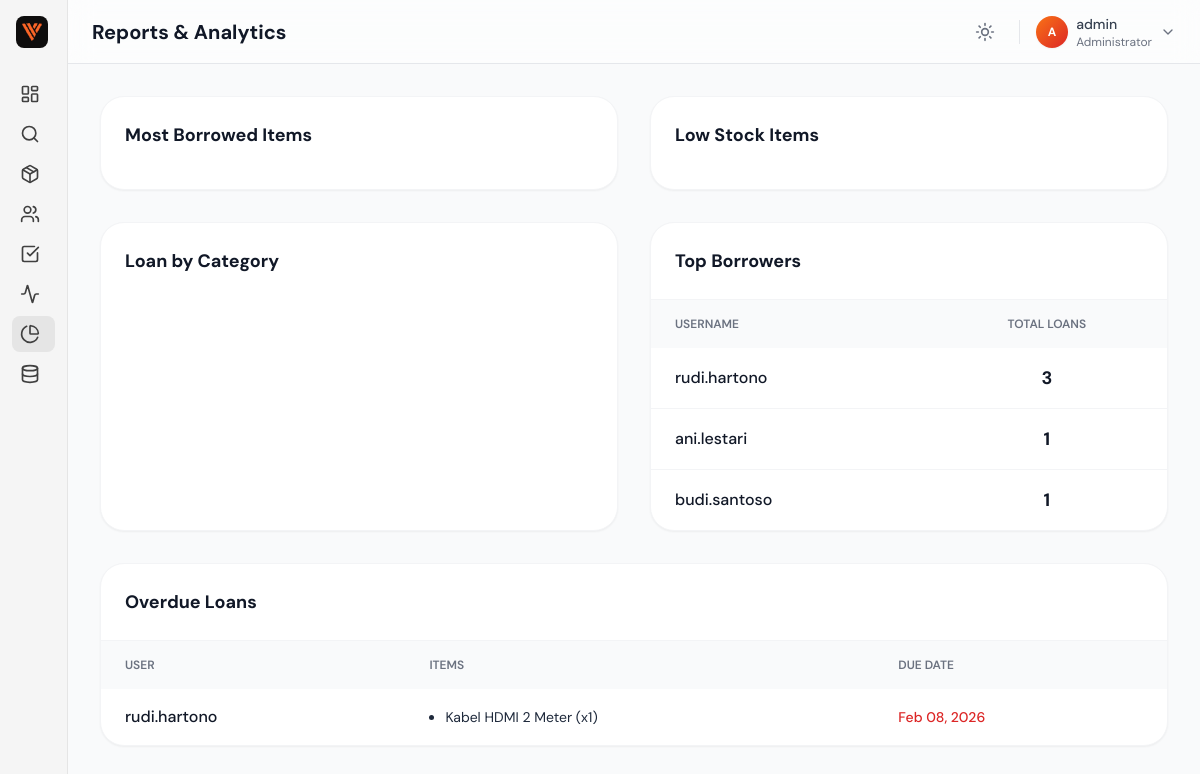
The app's page /admin/reports.php (signed in), older data.
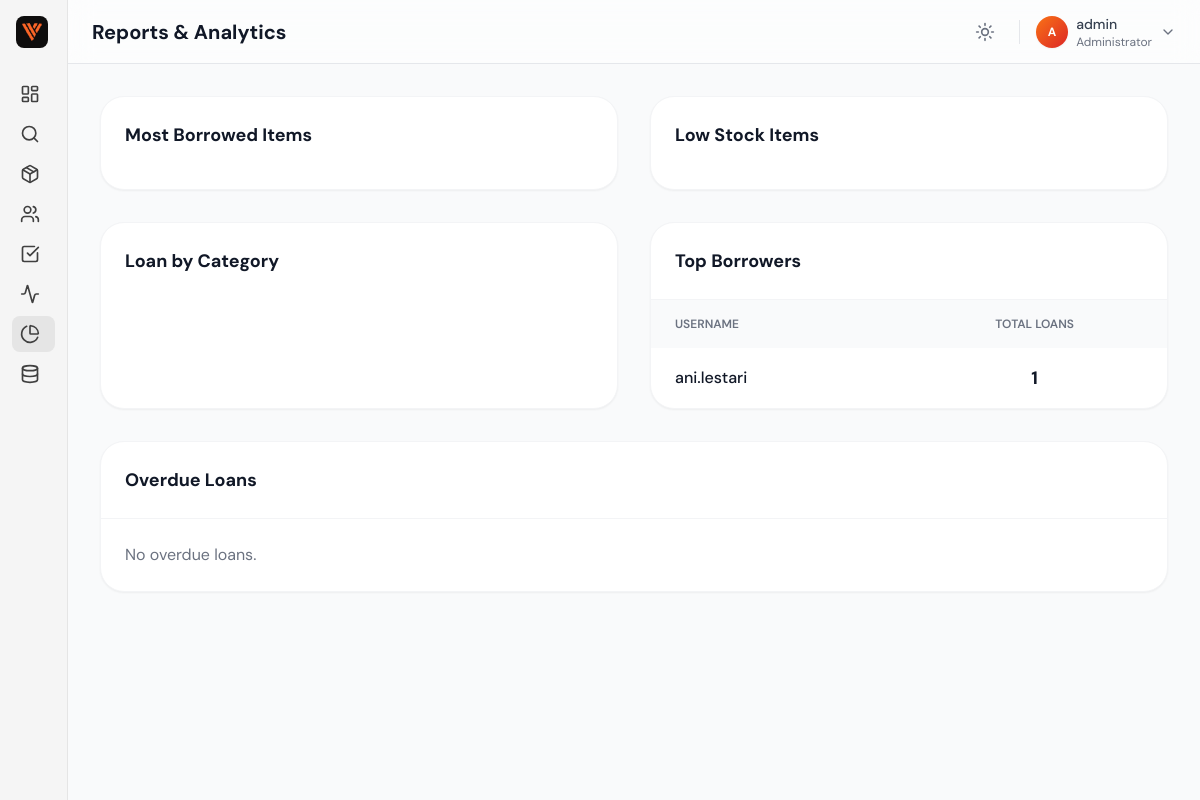
The same page, newer data.
### tables this page shows
CREATE TABLE `peminjaman` (
  `id` int(11) NOT NULL AUTO_INCREMENT,
  `kode_peminjaman` varchar(20) DEFAULT NULL,
  `user_id` int(11) NOT NULL,
  `employee_id` int(11) DEFAULT NULL,
  `tanggal_pinjam` date NOT NULL,
  `tanggal_kembali_rencana` date DEFAULT NULL COMMENT 'Expected return date set by admin',
  `tanggal_kembali` date DEFAULT NULL COMMENT 'Actual return date',
  `status` enum('pending','approved','rejected','returned') NOT NULL DEFAULT 'pending',
  `keterangan` text DEFAULT NULL,
  `alasan_reject` text DEFAULT NULL,
  `created_at` timestamp NOT NULL DEFAULT current_timestamp(),
  `updated_at` timestamp NOT NULL DEFAULT current_timestamp() ON UPDATE current_timestamp(),
  PRIMARY KEY (`id`),
  KEY `idx_user_id` (`user_id`),
  KEY `idx_status` (`status`),
  KEY `idx_tanggal_pinjam` (`tanggal_pinjam`),
  KEY `fk_employee_id` (`employee_id`),
  CONSTRAINT `fk_employee_id` FOREIGN KEY (`employee_id`) REFERENCES `employees` (`id`) ON DELETE SET NULL,
  CONSTRAINT `peminjaman_ibfk_1` FOREIGN KEY (`user_id`) REFERENCES `users` (`id`) ON DELETE CASCADE
);

CREATE TABLE `users` (
  `id` int(11) NOT NULL AUTO_INCREMENT,
  `username` varchar(50) NOT NULL,
  `email` varchar(100) NOT NULL,
  `password` varchar(255) NOT NULL COMMENT 'Bcrypt hashed password',
  `role` enum('admin','user') NOT NULL DEFAULT 'user',
  `created_at` timestamp NOT NULL DEFAULT current_timestamp(),
  PRIMARY KEY (`id`),
  UNIQUE KEY `username` (`username`),
  UNIQUE KEY `email` (`email`),
  KEY `idx_email` (`email`),
  KEY `idx_role` (`role`)
);

CREATE TABLE `peminjaman_detail` (
  `id` int(11) NOT NULL AUTO_INCREMENT,
  `peminjaman_id` int(11) NOT NULL,
  `inventaris_id` int(11) NOT NULL,
  `jumlah` int(11) NOT NULL,
  `catatan` text DEFAULT NULL,
  `created_at` timestamp NOT NULL DEFAULT current_timestamp(),
  `updated_at` timestamp NOT NULL DEFAULT current_timestamp() ON UPDATE current_timestamp(),
  PRIMARY KEY (`id`),
  KEY `idx_peminjaman` (`peminjaman_id`),
  KEY `idx_inventaris` (`inventaris_id`),
  CONSTRAINT `peminjaman_detail_ibfk_1` FOREIGN KEY (`peminjaman_id`) REFERENCES `peminjaman` (`id`) ON DELETE CASCADE,
  CONSTRAINT `peminjaman_detail_ibfk_2` FOREIGN KEY (`inventaris_id`) REFERENCES `inventaris` (`id`) ON DELETE CASCADE
);

CREATE TABLE `inventaris` (
  `id` int(11) NOT NULL AUTO_INCREMENT,
  `nama_barang` varchar(100) NOT NULL,
  `kategori` varchar(50) NOT NULL,
  `stok_total` int(11) NOT NULL DEFAULT 0,
  `stok_tersedia` int(11) NOT NULL DEFAULT 0,
  `kondisi` enum('baik','rusak ringan','rusak berat') NOT NULL DEFAULT 'baik',
  `lokasi` varchar(100) NOT NULL,
  `deskripsi` text DEFAULT NULL,
  `image` varchar(255) DEFAULT NULL COMMENT 'Image filename for the product',
  `created_at` timestamp NOT NULL DEFAULT current_timestamp(),
  `updated_at` timestamp NOT NULL DEFAULT current_timestamp() ON UPDATE current_timestamp(),
  PRIMARY KEY (`id`),
  KEY `idx_kategori` (`kategori`),
  KEY `idx_stok_tersedia` (`stok_tersedia`)
);

### src/Loan.php (called while the page is built, shortened)
<?php
class Loan
{
    private $pdo;
    public function __construct($pdo)
    {
        $this->pdo = $pdo;
    }
    public function getOverdueLoans()
    {
        try {
            $stmt = $this->pdo->query(
                "SELECT p.*, u.username, e.nama_karyawan
                 FROM peminjaman p
                 JOIN users u ON p.user_id = u.id
                 LEFT JOIN employees e ON p.employee_id = e.id
                 WHERE p.status = 'approved' AND p.tanggal_kembali_rencana < CURDATE()"
            );
            $loans = $stmt->fetchAll();
            $stmtDetails = $this->pdo->prepare(
                "SELECT pd.jumlah, i.nama_barang
                 FROM peminjaman_detail pd
                 JOIN inventaris i ON pd.inventaris_id = i.id
                 WHERE pd.peminjaman_id = ?"
            );
            foreach ($loans as &$loan) {
                $stmtDetails->execute([$loan['id']]);
                $loan['details'] = $stmtDetails->fetchAll();
            }
            return $loans;
        } catch (\PDOException $e) {
            return [];
        }
    }
    public function getTopBorrowers($limit = 5)
    {
        try {
            $stmt = $this->pdo->prepare(
                "SELECT u.username, COUNT(p.id) as total_loans
                 FROM peminjaman p
                 JOIN users u ON p.user_id = u.id
                 GROUP BY u.id, u.username
                 ORDER BY total_loans DESC
                 LIMIT ?"
            );
            $stmt->bindValue(1, $limit, \PDO::PARAM_INT);
            $stmt->execute();
            return $stmt->fetchAll();
        } catch (\PDOException $e) {
            return [];
        }
    }
}

### public/admin/reports.php (the view, shortened to what the changed rows need)
<?php
require_once __DIR__ . '/../../config/database.php';
$loan = new Loan($pdo);
$overdueLoans = $loan->getOverdueLoans();
$topBorrowers = $loan->getTopBorrowers(5);
?>
<!DOCTYPE html>
<html lang="en" class="light">
<head>
    <script src="https://cdn.tailwindcss.com"></script>
</head>
<body class="bg-gray-50 dark:bg-gray-900 font-sans text-slate-800 dark:text-white transition-colors duration-300"
      x-data="{
          darkMode: localStorage.getItem('theme') === 'dark',
          toggleTheme() {
              this.darkMode = !this.darkMode;
              localStorage.setItem('theme', this.darkMode ? 'dark' : 'light');
              document.documentElement.classList.toggle('dark', this.darkMode);
          }
      }"
      x-init="$watch('darkMode', val => document.documentElement.classList.toggle('dark', val)); document.documentElement.classList.toggle('dark', darkMode)">
    <div class="flex h-screen overflow-hidden bg-gray-50 dark:bg-gray-950">
        <div class="fixed inset-0 -z-10 bg-gray-50 dark:bg-gray-950">
            <div class="absolute bottom-[-10%] right-[-10%] w-[40%] h-[40%] rounded-full bg-red-500/10 blur-[100px]"></div>
        </div>
        <div class="flex-1 flex flex-col h-screen overflow-hidden relative">
            <?php include '../includes/header.php'; ?>
            <main class="flex-1 overflow-y-auto p-4 md:p-8">
                <div class="max-w-7xl mx-auto space-y-8">
                    <div class="grid grid-cols-1 lg:grid-cols-2 gap-8">
                        <div class="bg-white dark:bg-gray-800 rounded-3xl border border-gray-100 dark:border-gray-700 shadow-sm">
                            <?php if (empty($topBorrowers)): ?>
                                <p class="p-6 text-gray-500 dark:text-gray-400">No borrowing data available.</p>
                            <?php else: ?>
                                <div class="overflow-x-auto">
                                    <table class="w-full text-left">
                                        <thead class="bg-gray-50 dark:bg-gray-700/50 text-xs uppercase text-gray-500 dark:text-gray-400">
                                            <tr>
                                                <th class="px-6 py-4 font-semibold">Username</th>
                                                <th class="px-6 py-4 font-semibold text-center">Total Loans</th>
                                            </tr>
                                        </thead>
                                        <tbody class="divide-y divide-gray-100 dark:divide-gray-700">
                                            <?php foreach ($topBorrowers as $borrower): ?>
                                            <tr class="hover:bg-gray-50 dark:hover:bg-gray-750 transition-colors">
                                                <td class="px-6 py-4 font-medium text-gray-900 dark:text-white"><?= htmlspecialchars($borrower['username']) ?></td>
                                                <td class="px-6 py-4 text-center text-lg font-bold text-gray-900 dark:text-white"><?= $borrower['total_loans'] ?></td>
                                            </tr>
                                            <?php endforeach; ?>
                                        </tbody>
                                    </table>
                                </div>
                            <?php endif; ?>
                        </div>
                    </div>
                    <div class="bg-white dark:bg-gray-800 rounded-3xl border border-gray-100 dark:border-gray-700 overflow-hidden shadow-sm">
                        <div class="p-6 border-b border-gray-100 dark:border-gray-700">
                            <h3 class="text-lg font-bold text-gray-900 dark:text-white">Overdue Loans</h3>
                        </div>
                        <?php if (empty($overdueLoans)): ?>
                            <p class="p-6 text-gray-500 dark:text-gray-400">No overdue loans.</p>
                        <?php else: ?>
                            <div class="overflow-x-auto">
                                <table class="w-full text-left">
                                    <thead class="bg-gray-50 dark:bg-gray-700/50 text-xs uppercase text-gray-500 dark:text-gray-400">
                                        <tr>
                                            <th class="px-6 py-4 font-semibold">User</th>
                                            <th class="px-6 py-4 font-semibold">Items</th>
                                            <th class="px-6 py-4 font-semibold">Due Date</th>
                                        </tr>
                                    </thead>
                                    <tbody class="divide-y divide-gray-100 dark:divide-gray-700">
                                        <?php foreach ($overdueLoans as $loan): ?>
                                        <tr class="hover:bg-red-50 dark:hover:bg-red-900/10">
                                            <td class="px-6 py-4 font-medium text-gray-900 dark:text-white"><?= htmlspecialchars($loan['username']) ?></td>
                                            <td class="px-6 py-4 text-sm">
                                                <ul class="list-disc pl-4">
                                                <?php foreach($loan['details'] as $detail): ?>
                                                    <li><?= htmlspecialchars($detail['nama_barang']) ?> (x<?= $detail['jumlah'] ?>)</li>
                                                <?php endforeach; ?>
                                                </ul>
                                            </td>
                                            <td class="px-6 py-4 text-sm font-medium text-red-600 dark:text-red-400"><?= date('M d, Y', strtotime($loan['tanggal_kembali_rencana'])) ?></td>
                                        </tr>
                                        <?php endforeach; ?>
                                    </tbody>
                                </table>
                            </div>
                        <?php endif; ?>
                    </div>
                </div>
            </main>
        </div>
    </div>
</body>
</html>

Row changes from the older to the newer data that the page shows:
no longer on this page (row edited): peminjaman: user.username "rudi.hartono", tanggal_kembali_rencana "Feb 08, 2026"
no longer on this page (row edited): peminjaman_detail: inventaris.nama_barang "Kabel HDMI 2 Meter", jumlah "1"
Text that changed along with them:
text no longer shown: "USER ITEMS DUE DATE"
text now shown: "No overdue loans."
list line gone: "rudi.hartono 3"
list line gone: "budi.santoso 1"
